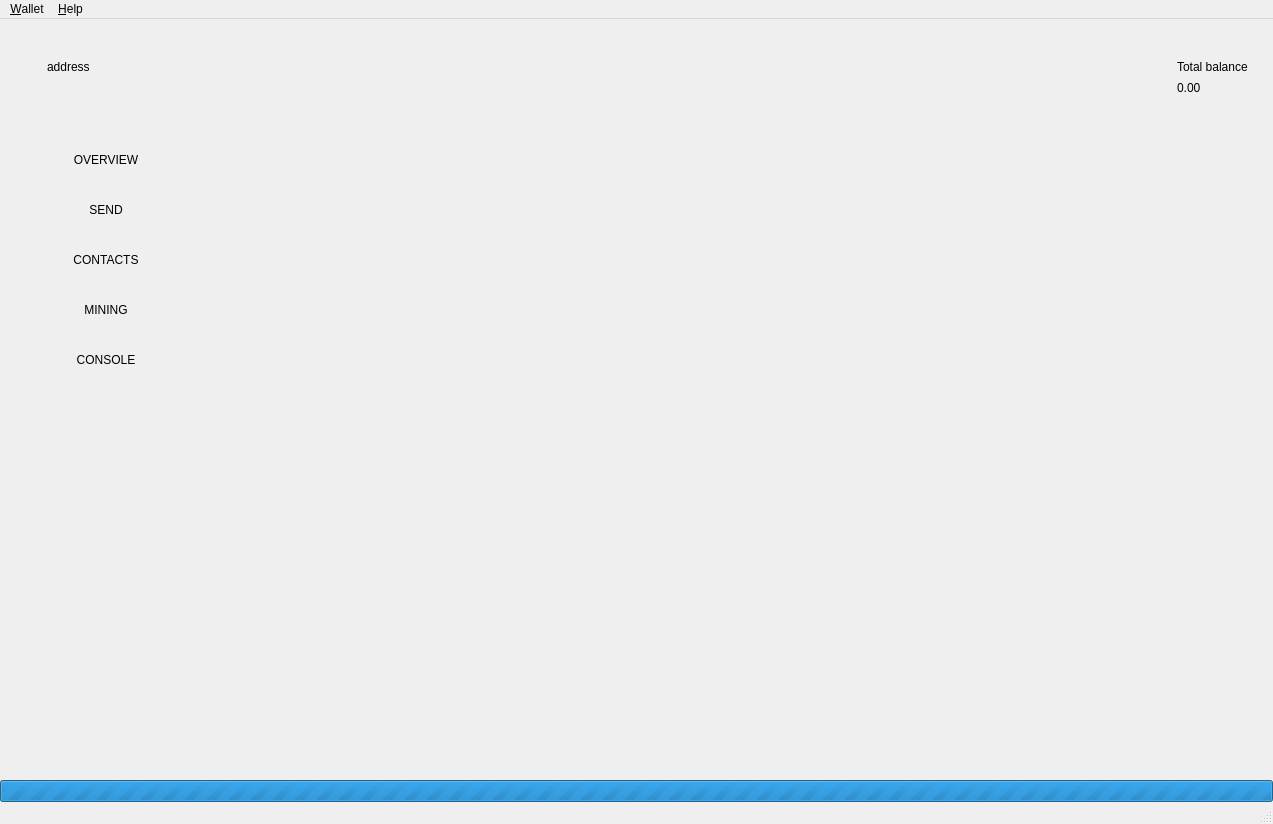
<?xml version="1.0" encoding="UTF-8"?>
<ui version="4.0">
 <class>MainWindow</class>
 <widget class="QMainWindow" name="MainWindow">
  <property name="geometry">
   <rect>
    <x>0</x>
    <y>0</y>
    <width>1273</width>
    <height>824</height>
   </rect>
  </property>
  <property name="sizePolicy">
   <sizepolicy hsizetype="Preferred" vsizetype="Preferred">
    <horstretch>0</horstretch>
    <verstretch>0</verstretch>
   </sizepolicy>
  </property>
  <property name="minimumSize">
   <size>
    <width>800</width>
    <height>540</height>
   </size>
  </property>
  <property name="maximumSize">
   <size>
    <width>16777215</width>
    <height>16777215</height>
   </size>
  </property>
  <property name="windowIcon">
   <iconset>
    <normaloff>:/images/vuecash</normaloff>:/images/vuecash</iconset>
  </property>
  <widget class="QWidget" name="centralwidget">
   <layout class="QVBoxLayout" name="verticalLayout_2">
    <property name="spacing">
     <number>0</number>
    </property>
    <property name="leftMargin">
     <number>0</number>
    </property>
    <property name="topMargin">
     <number>0</number>
    </property>
    <property name="rightMargin">
     <number>0</number>
    </property>
    <property name="bottomMargin">
     <number>0</number>
    </property>
    <item>
     <widget class="QFrame" name="m_headerFrame">
      <property name="minimumSize">
       <size>
        <width>0</width>
        <height>116</height>
       </size>
      </property>
      <property name="maximumSize">
       <size>
        <width>16777215</width>
        <height>116</height>
       </size>
      </property>
      <property name="frameShape">
       <enum>QFrame::NoFrame</enum>
      </property>
      <property name="frameShadow">
       <enum>QFrame::Raised</enum>
      </property>
      <layout class="QHBoxLayout" name="horizontalLayout_3">
       <property name="spacing">
        <number>0</number>
       </property>
       <property name="leftMargin">
        <number>0</number>
       </property>
       <property name="topMargin">
        <number>0</number>
       </property>
       <property name="rightMargin">
        <number>25</number>
       </property>
       <property name="bottomMargin">
        <number>0</number>
       </property>
       <item>
        <spacer name="horizontalSpacer_2">
         <property name="orientation">
          <enum>Qt::Horizontal</enum>
         </property>
         <property name="sizeType">
          <enum>QSizePolicy::Fixed</enum>
         </property>
         <property name="sizeHint" stdset="0">
          <size>
           <width>20</width>
           <height>20</height>
          </size>
         </property>
        </spacer>
       </item>
       <item>
        <widget class="QLabel" name="m_logoLabel">
         <property name="text">
          <string/>
         </property>
         <property name="pixmap">
          <pixmap resource="resources.qrc">:/icons/light/logo</pixmap>
         </property>
        </widget>
       </item>
       <item>
        <spacer name="horizontalSpacer_5">
         <property name="orientation">
          <enum>Qt::Horizontal</enum>
         </property>
         <property name="sizeType">
          <enum>QSizePolicy::Fixed</enum>
         </property>
         <property name="sizeHint" stdset="0">
          <size>
           <width>20</width>
           <height>20</height>
          </size>
         </property>
        </spacer>
       </item>
       <item>
        <widget class="QFrame" name="m_walletFrame">
         <property name="frameShape">
          <enum>QFrame::NoFrame</enum>
         </property>
         <property name="frameShadow">
          <enum>QFrame::Raised</enum>
         </property>
         <layout class="QVBoxLayout" name="verticalLayout_3">
          <property name="spacing">
           <number>5</number>
          </property>
          <property name="leftMargin">
           <number>0</number>
          </property>
          <property name="topMargin">
           <number>0</number>
          </property>
          <property name="rightMargin">
           <number>0</number>
          </property>
          <property name="bottomMargin">
           <number>0</number>
          </property>
          <item>
           <spacer name="verticalSpacer_3">
            <property name="orientation">
             <enum>Qt::Vertical</enum>
            </property>
            <property name="sizeType">
             <enum>QSizePolicy::Maximum</enum>
            </property>
            <property name="sizeHint" stdset="0">
             <size>
              <width>20</width>
              <height>40</height>
             </size>
            </property>
           </spacer>
          </item>
          <item>
           <layout class="QVBoxLayout" name="verticalLayout_5">
            <item>
             <widget class="QLabel" name="m_addressLabel">
              <property name="sizePolicy">
               <sizepolicy hsizetype="Preferred" vsizetype="Preferred">
                <horstretch>0</horstretch>
                <verstretch>0</verstretch>
               </sizepolicy>
              </property>
              <property name="cursor">
               <cursorShape>PointingHandCursor</cursorShape>
              </property>
              <property name="text">
               <string>address</string>
              </property>
              <property name="indent">
               <number>0</number>
              </property>
             </widget>
            </item>
            <item>
             <widget class="QLabel" name="label">
              <property name="text">
               <string/>
              </property>
             </widget>
            </item>
           </layout>
          </item>
          <item>
           <spacer name="verticalSpacer_2">
            <property name="orientation">
             <enum>Qt::Vertical</enum>
            </property>
            <property name="sizeType">
             <enum>QSizePolicy::Maximum</enum>
            </property>
            <property name="sizeHint" stdset="0">
             <size>
              <width>20</width>
              <height>40</height>
             </size>
            </property>
           </spacer>
          </item>
         </layout>
        </widget>
       </item>
       <item>
        <spacer name="horizontalSpacer_3">
         <property name="orientation">
          <enum>Qt::Horizontal</enum>
         </property>
         <property name="sizeType">
          <enum>QSizePolicy::Expanding</enum>
         </property>
         <property name="sizeHint" stdset="0">
          <size>
           <width>34</width>
           <height>20</height>
          </size>
         </property>
        </spacer>
       </item>
       <item>
        <spacer name="horizontalSpacer_8">
         <property name="orientation">
          <enum>Qt::Horizontal</enum>
         </property>
         <property name="sizeType">
          <enum>QSizePolicy::Fixed</enum>
         </property>
         <property name="sizeHint" stdset="0">
          <size>
           <width>34</width>
           <height>20</height>
          </size>
         </property>
        </spacer>
       </item>
       <item>
        <widget class="QLabel" name="m_balanceIconLabel">
         <property name="text">
          <string/>
         </property>
         <property name="pixmap">
          <pixmap resource="resources.qrc">:/icons/total_balance</pixmap>
         </property>
        </widget>
       </item>
       <item>
        <spacer name="horizontalSpacer">
         <property name="orientation">
          <enum>Qt::Horizontal</enum>
         </property>
         <property name="sizeType">
          <enum>QSizePolicy::Fixed</enum>
         </property>
         <property name="sizeHint" stdset="0">
          <size>
           <width>5</width>
           <height>20</height>
          </size>
         </property>
        </spacer>
       </item>
       <item>
        <layout class="QVBoxLayout" name="verticalLayout_6">
         <property name="spacing">
          <number>5</number>
         </property>
         <item>
          <spacer name="verticalSpacer_4">
           <property name="orientation">
            <enum>Qt::Vertical</enum>
           </property>
           <property name="sizeType">
            <enum>QSizePolicy::Maximum</enum>
           </property>
           <property name="sizeHint" stdset="0">
            <size>
             <width>20</width>
             <height>40</height>
            </size>
           </property>
          </spacer>
         </item>
         <item>
          <layout class="QVBoxLayout" name="verticalLayout_4">
           <item>
            <widget class="QLabel" name="m_balanceTextLabel">
             <property name="text">
              <string>Total balance</string>
             </property>
            </widget>
           </item>
           <item>
            <widget class="QLabel" name="m_balanceLabel">
             <property name="cursor">
              <cursorShape>PointingHandCursor</cursorShape>
             </property>
             <property name="toolTip">
              <string>Click to copy</string>
             </property>
             <property name="text">
              <string>0.00</string>
             </property>
            </widget>
           </item>
          </layout>
         </item>
         <item>
          <spacer name="verticalSpacer_5">
           <property name="orientation">
            <enum>Qt::Vertical</enum>
           </property>
           <property name="sizeType">
            <enum>QSizePolicy::Maximum</enum>
           </property>
           <property name="sizeHint" stdset="0">
            <size>
             <width>20</width>
             <height>40</height>
            </size>
           </property>
          </spacer>
         </item>
        </layout>
       </item>
       <item>
        <layout class="QVBoxLayout" name="verticalLayout_7"/>
       </item>
      </layout>
     </widget>
    </item>
    <item>
     <layout class="QHBoxLayout" name="horizontalLayout" stretch="0,0,0,0,0,0">
      <property name="spacing">
       <number>0</number>
      </property>
      <item>
       <widget class="QFrame" name="m_toolFrame">
        <property name="frameShape">
         <enum>QFrame::NoFrame</enum>
        </property>
        <property name="frameShadow">
         <enum>QFrame::Plain</enum>
        </property>
        <property name="lineWidth">
         <number>0</number>
        </property>
        <layout class="QVBoxLayout" name="verticalLayout">
         <property name="spacing">
          <number>0</number>
         </property>
         <property name="leftMargin">
          <number>0</number>
         </property>
         <property name="topMargin">
          <number>0</number>
         </property>
         <property name="rightMargin">
          <number>0</number>
         </property>
         <property name="bottomMargin">
          <number>0</number>
         </property>
         <item>
          <widget class="QPushButton" name="m_overviewButton">
           <property name="sizePolicy">
            <sizepolicy hsizetype="Minimum" vsizetype="Fixed">
             <horstretch>0</horstretch>
             <verstretch>0</verstretch>
            </sizepolicy>
           </property>
           <property name="minimumSize">
            <size>
             <width>90</width>
             <height>50</height>
            </size>
           </property>
           <property name="maximumSize">
            <size>
             <width>16777215</width>
             <height>50</height>
            </size>
           </property>
           <property name="focusPolicy">
            <enum>Qt::NoFocus</enum>
           </property>
           <property name="text">
            <string>OVERVIEW</string>
           </property>
           <property name="checkable">
            <bool>true</bool>
           </property>
           <property name="flat">
            <bool>true</bool>
           </property>
           <attribute name="buttonGroup">
            <string notr="true">m_toolButtonGroup</string>
           </attribute>
          </widget>
         </item>
         <item>
          <widget class="QPushButton" name="m_sendButton">
           <property name="sizePolicy">
            <sizepolicy hsizetype="Minimum" vsizetype="Fixed">
             <horstretch>0</horstretch>
             <verstretch>0</verstretch>
            </sizepolicy>
           </property>
           <property name="minimumSize">
            <size>
             <width>90</width>
             <height>50</height>
            </size>
           </property>
           <property name="maximumSize">
            <size>
             <width>16777215</width>
             <height>50</height>
            </size>
           </property>
           <property name="focusPolicy">
            <enum>Qt::NoFocus</enum>
           </property>
           <property name="text">
            <string>SEND</string>
           </property>
           <property name="checkable">
            <bool>true</bool>
           </property>
           <property name="flat">
            <bool>true</bool>
           </property>
           <attribute name="buttonGroup">
            <string notr="true">m_toolButtonGroup</string>
           </attribute>
          </widget>
         </item>
         <item>
          <widget class="QPushButton" name="m_addressBookButton">
           <property name="enabled">
            <bool>true</bool>
           </property>
           <property name="sizePolicy">
            <sizepolicy hsizetype="Minimum" vsizetype="Fixed">
             <horstretch>0</horstretch>
             <verstretch>0</verstretch>
            </sizepolicy>
           </property>
           <property name="minimumSize">
            <size>
             <width>90</width>
             <height>50</height>
            </size>
           </property>
           <property name="maximumSize">
            <size>
             <width>16777215</width>
             <height>50</height>
            </size>
           </property>
           <property name="focusPolicy">
            <enum>Qt::NoFocus</enum>
           </property>
           <property name="text">
            <string>CONTACTS</string>
           </property>
           <property name="checkable">
            <bool>true</bool>
           </property>
           <property name="flat">
            <bool>true</bool>
           </property>
           <attribute name="buttonGroup">
            <string notr="true">m_toolButtonGroup</string>
           </attribute>
          </widget>
         </item>
         <item>
          <widget class="QPushButton" name="m_miningButton">
           <property name="enabled">
            <bool>true</bool>
           </property>
           <property name="sizePolicy">
            <sizepolicy hsizetype="Minimum" vsizetype="Fixed">
             <horstretch>0</horstretch>
             <verstretch>0</verstretch>
            </sizepolicy>
           </property>
           <property name="minimumSize">
            <size>
             <width>90</width>
             <height>50</height>
            </size>
           </property>
           <property name="maximumSize">
            <size>
             <width>16777215</width>
             <height>50</height>
            </size>
           </property>
           <property name="focusPolicy">
            <enum>Qt::NoFocus</enum>
           </property>
           <property name="text">
            <string>MINING</string>
           </property>
           <property name="checkable">
            <bool>true</bool>
           </property>
           <property name="flat">
            <bool>true</bool>
           </property>
           <attribute name="buttonGroup">
            <string notr="true">m_toolButtonGroup</string>
           </attribute>
          </widget>
         </item>
         <item>
          <widget class="QPushButton" name="m_logButton">
           <property name="enabled">
            <bool>true</bool>
           </property>
           <property name="sizePolicy">
            <sizepolicy hsizetype="Minimum" vsizetype="Fixed">
             <horstretch>0</horstretch>
             <verstretch>0</verstretch>
            </sizepolicy>
           </property>
           <property name="minimumSize">
            <size>
             <width>90</width>
             <height>50</height>
            </size>
           </property>
           <property name="maximumSize">
            <size>
             <width>16777215</width>
             <height>50</height>
            </size>
           </property>
           <property name="focusPolicy">
            <enum>Qt::NoFocus</enum>
           </property>
           <property name="text">
            <string>CONSOLE</string>
           </property>
           <property name="checkable">
            <bool>true</bool>
           </property>
           <property name="flat">
            <bool>true</bool>
           </property>
           <attribute name="buttonGroup">
            <string notr="true">m_toolButtonGroup</string>
           </attribute>
          </widget>
         </item>
         <item>
          <spacer name="verticalSpacer">
           <property name="orientation">
            <enum>Qt::Vertical</enum>
           </property>
           <property name="sizeType">
            <enum>QSizePolicy::Expanding</enum>
           </property>
           <property name="sizeHint" stdset="0">
            <size>
             <width>20</width>
             <height>225</height>
            </size>
           </property>
          </spacer>
         </item>
        </layout>
       </widget>
      </item>
      <item>
       <widget class="WalletGUI::OverviewFrame" name="m_overviewFrame">
        <property name="frameShape">
         <enum>QFrame::NoFrame</enum>
        </property>
        <property name="frameShadow">
         <enum>QFrame::Raised</enum>
        </property>
       </widget>
      </item>
      <item>
       <widget class="WalletGUI::SendFrame" name="m_sendFrame">
        <property name="frameShape">
         <enum>QFrame::NoFrame</enum>
        </property>
        <property name="frameShadow">
         <enum>QFrame::Raised</enum>
        </property>
       </widget>
      </item>
      <item>
       <widget class="WalletGUI::MiningFrame" name="m_miningFrame">
        <property name="frameShape">
         <enum>QFrame::NoFrame</enum>
        </property>
        <property name="frameShadow">
         <enum>QFrame::Raised</enum>
        </property>
       </widget>
      </item>
      <item>
       <widget class="WalletGUI::AddressBookFrame" name="m_addressBookFrame">
        <property name="frameShape">
         <enum>QFrame::NoFrame</enum>
        </property>
        <property name="frameShadow">
         <enum>QFrame::Raised</enum>
        </property>
       </widget>
      </item>
      <item>
       <widget class="WalletGUI::LogFrame" name="m_logFrame">
        <property name="frameShape">
         <enum>QFrame::NoFrame</enum>
        </property>
        <property name="frameShadow">
         <enum>QFrame::Raised</enum>
        </property>
       </widget>
      </item>
     </layout>
    </item>
    <item>
     <widget class="WalletGUI::WalletProgressBar" name="m_syncProgress">
      <property name="maximum">
       <number>0</number>
      </property>
      <property name="value">
       <number>0</number>
      </property>
      <property name="textVisible">
       <bool>false</bool>
      </property>
     </widget>
    </item>
   </layout>
  </widget>
  <widget class="QMenuBar" name="menubar">
   <property name="geometry">
    <rect>
     <x>0</x>
     <y>0</y>
     <width>1273</width>
     <height>23</height>
    </rect>
   </property>
   <widget class="QMenu" name="menuFile">
    <property name="title">
     <string>&amp;Wallet</string>
    </property>
    <addaction name="m_createWalletAction"/>
    <addaction name="m_importKeysAction"/>
    <addaction name="m_openWalletAction"/>
    <addaction name="m_remoteWalletAction"/>
    <addaction name="m_changePasswordAction"/>
    <addaction name="m_openDataFolderAction"/>
    <addaction name="separator"/>
    <addaction name="m_exitAction"/>
   </widget>
   <widget class="QMenu" name="menuHelp">
    <property name="title">
     <string>&amp;Help</string>
    </property>
    <addaction name="m_communityForumAction"/>
    <addaction name="m_aboutVuecashAction"/>
    <addaction name="m_aboutQtAction"/>
   </widget>
   <addaction name="menuFile"/>
   <addaction name="menuHelp"/>
  </widget>
  <widget class="WalletGUI::WalletStatusBar" name="statusBar"/>
  <action name="m_exitAction">
   <property name="checkable">
    <bool>false</bool>
   </property>
   <property name="enabled">
    <bool>true</bool>
   </property>
   <property name="text">
    <string>E&amp;xit</string>
   </property>
   <property name="shortcut">
    <string>Ctrl+Q</string>
   </property>
  </action>
  <action name="m_createWalletAction">
   <property name="enabled">
    <bool>true</bool>
   </property>
   <property name="text">
    <string>&amp;Create new wallet</string>
   </property>
  </action>
  <action name="m_openWalletAction">
   <property name="enabled">
    <bool>true</bool>
   </property>
   <property name="text">
    <string>&amp;Open wallet</string>
   </property>
  </action>
  <action name="m_aboutVuecashAction">
   <property name="enabled">
    <bool>true</bool>
   </property>
   <property name="text">
    <string>&amp;About Vuecash</string>
   </property>
  </action>
  <action name="m_aboutQtAction">
   <property name="enabled">
    <bool>true</bool>
   </property>
   <property name="text">
    <string>About &amp;Qt</string>
   </property>
  </action>
  <action name="m_remoteWalletAction">
   <property name="enabled">
    <bool>true</bool>
   </property>
   <property name="text">
    <string>Connect to &amp;remote daemon</string>
   </property>
  </action>
  <action name="m_communityForumAction">
   <property name="text">
    <string>&amp;Official site</string>
   </property>
  </action>
  <action name="m_encryptWalletAction">
   <property name="text">
    <string>&amp;Encrypt wallet</string>
   </property>
  </action>
  <action name="m_changePasswordAction">
   <property name="text">
    <string>C&amp;hange password</string>
   </property>
  </action>
  <action name="m_openDataFolderAction">
   <property name="text">
    <string>Open data &amp;folder</string>
   </property>
  </action>
  <action name="m_importKeysAction">
   <property name="text">
    <string>Create wallet from keys</string>
   </property>
  </action>
 </widget>
 <customwidgets>
  <customwidget>
   <class>WalletGUI::OverviewFrame</class>
   <extends>QFrame</extends>
   <header>overviewframe.h</header>
   <container>1</container>
   <slots>
    <signal>copiedToClipboardSignal()</signal>
   </slots>
  </customwidget>
  <customwidget>
   <class>WalletGUI::WalletStatusBar</class>
   <extends>QStatusBar</extends>
   <header>statusbar.h</header>
  </customwidget>
  <customwidget>
   <class>WalletGUI::SendFrame</class>
   <extends>QFrame</extends>
   <header>sendframe.h</header>
   <container>1</container>
  </customwidget>
  <customwidget>
   <class>WalletGUI::MiningFrame</class>
   <extends>QFrame</extends>
   <header>MiningFrame.h</header>
   <container>1</container>
  </customwidget>
  <customwidget>
   <class>WalletGUI::WalletProgressBar</class>
   <extends>QProgressBar</extends>
   <header>progressbar.h</header>
  </customwidget>
  <customwidget>
   <class>WalletGUI::AddressBookFrame</class>
   <extends>QFrame</extends>
   <header>addressbookframe.h</header>
   <container>1</container>
  </customwidget>
  <customwidget>
   <class>WalletGUI::LogFrame</class>
   <extends>QFrame</extends>
   <header>logframe.h</header>
   <container>1</container>
  </customwidget>
 </customwidgets>
 <resources>
  <include location="resources.qrc"/>
 </resources>
 <connections>
  <connection>
   <sender>m_createWalletAction</sender>
   <signal>triggered()</signal>
   <receiver>MainWindow</receiver>
   <slot>createWallet()</slot>
   <hints>
    <hint type="sourcelabel">
     <x>-1</x>
     <y>-1</y>
    </hint>
    <hint type="destinationlabel">
     <x>449</x>
     <y>299</y>
    </hint>
   </hints>
  </connection>
  <connection>
   <sender>m_aboutQtAction</sender>
   <signal>triggered()</signal>
   <receiver>MainWindow</receiver>
   <slot>aboutQt()</slot>
   <hints>
    <hint type="sourcelabel">
     <x>-1</x>
     <y>-1</y>
    </hint>
    <hint type="destinationlabel">
     <x>449</x>
     <y>299</y>
    </hint>
   </hints>
  </connection>
  <connection>
   <sender>m_aboutVuecashAction</sender>
   <signal>triggered()</signal>
   <receiver>MainWindow</receiver>
   <slot>about()</slot>
   <hints>
    <hint type="sourcelabel">
     <x>-1</x>
     <y>-1</y>
    </hint>
    <hint type="destinationlabel">
     <x>459</x>
     <y>299</y>
    </hint>
   </hints>
  </connection>
  <connection>
   <sender>m_overviewButton</sender>
   <signal>toggled(bool)</signal>
   <receiver>m_overviewFrame</receiver>
   <slot>setVisible(bool)</slot>
   <hints>
    <hint type="sourcelabel">
     <x>105</x>
     <y>154</y>
    </hint>
    <hint type="destinationlabel">
     <x>634</x>
     <y>588</y>
    </hint>
   </hints>
  </connection>
  <connection>
   <sender>m_sendButton</sender>
   <signal>toggled(bool)</signal>
   <receiver>m_sendFrame</receiver>
   <slot>setVisible(bool)</slot>
   <hints>
    <hint type="sourcelabel">
     <x>212</x>
     <y>178</y>
    </hint>
    <hint type="destinationlabel">
     <x>953</x>
     <y>596</y>
    </hint>
   </hints>
  </connection>
  <connection>
   <sender>m_miningButton</sender>
   <signal>toggled(bool)</signal>
   <receiver>m_miningFrame</receiver>
   <slot>setVisible(bool)</slot>
   <hints>
    <hint type="sourcelabel">
     <x>159</x>
     <y>282</y>
    </hint>
    <hint type="destinationlabel">
     <x>1112</x>
     <y>456</y>
    </hint>
   </hints>
  </connection>
  <connection>
   <sender>m_addressBookButton</sender>
   <signal>toggled(bool)</signal>
   <receiver>m_addressBookFrame</receiver>
   <slot>setVisible(bool)</slot>
   <hints>
    <hint type="sourcelabel">
     <x>159</x>
     <y>230</y>
    </hint>
    <hint type="destinationlabel">
     <x>1144</x>
     <y>456</y>
    </hint>
   </hints>
  </connection>
  <connection>
   <sender>m_changePasswordAction</sender>
   <signal>triggered()</signal>
   <receiver>MainWindow</receiver>
   <slot>encryptWallet()</slot>
   <hints>
    <hint type="sourcelabel">
     <x>-1</x>
     <y>-1</y>
    </hint>
    <hint type="destinationlabel">
     <x>636</x>
     <y>411</y>
    </hint>
   </hints>
  </connection>
  <connection>
   <sender>m_openWalletAction</sender>
   <signal>triggered()</signal>
   <receiver>MainWindow</receiver>
   <slot>openWallet()</slot>
   <hints>
    <hint type="sourcelabel">
     <x>-1</x>
     <y>-1</y>
    </hint>
    <hint type="destinationlabel">
     <x>636</x>
     <y>411</y>
    </hint>
   </hints>
  </connection>
  <connection>
   <sender>m_remoteWalletAction</sender>
   <signal>triggered()</signal>
   <receiver>MainWindow</receiver>
   <slot>remoteWallet()</slot>
   <hints>
    <hint type="sourcelabel">
     <x>-1</x>
     <y>-1</y>
    </hint>
    <hint type="destinationlabel">
     <x>636</x>
     <y>411</y>
    </hint>
   </hints>
  </connection>
  <connection>
   <sender>m_communityForumAction</sender>
   <signal>triggered()</signal>
   <receiver>MainWindow</receiver>
   <slot>communityForumTriggered()</slot>
   <hints>
    <hint type="sourcelabel">
     <x>-1</x>
     <y>-1</y>
    </hint>
    <hint type="destinationlabel">
     <x>636</x>
     <y>411</y>
    </hint>
   </hints>
  </connection>
  <connection>
   <sender>m_overviewFrame</sender>
   <signal>copiedToClipboardSignal()</signal>
   <receiver>MainWindow</receiver>
   <slot>copiedToClipboard()</slot>
   <hints>
    <hint type="sourcelabel">
     <x>381</x>
     <y>456</y>
    </hint>
    <hint type="destinationlabel">
     <x>636</x>
     <y>411</y>
    </hint>
   </hints>
  </connection>
  <connection>
   <sender>m_openDataFolderAction</sender>
   <signal>triggered()</signal>
   <receiver>MainWindow</receiver>
   <slot>openDataFolder()</slot>
   <hints>
    <hint type="sourcelabel">
     <x>-1</x>
     <y>-1</y>
    </hint>
    <hint type="destinationlabel">
     <x>636</x>
     <y>411</y>
    </hint>
   </hints>
  </connection>
  <connection>
   <sender>m_logButton</sender>
   <signal>toggled(bool)</signal>
   <receiver>m_logFrame</receiver>
   <slot>setVisible(bool)</slot>
   <hints>
    <hint type="sourcelabel">
     <x>106</x>
     <y>397</y>
    </hint>
    <hint type="destinationlabel">
     <x>1165</x>
     <y>456</y>
    </hint>
   </hints>
  </connection>
  <connection>
   <sender>m_importKeysAction</sender>
   <signal>triggered()</signal>
   <receiver>MainWindow</receiver>
   <slot>importKeys()</slot>
   <hints>
    <hint type="sourcelabel">
     <x>-1</x>
     <y>-1</y>
    </hint>
    <hint type="destinationlabel">
     <x>636</x>
     <y>411</y>
    </hint>
   </hints>
  </connection>
 </connections>
 <slots>
  <slot>aboutQt()</slot>
  <slot>showLog()</slot>
  <slot>about()</slot>
  <slot>copyAddress()</slot>
  <slot>setStartOnLoginEnabled(bool)</slot>
  <slot>setMinimizeToTrayEnabled(bool)</slot>
  <slot>setCloseToTrayEnabled(bool)</slot>
  <slot>communityForumTriggered()</slot>
  <slot>showConsole()</slot>
  <slot>encryptWallet()</slot>
  <slot>openWallet()</slot>
  <slot>createWallet()</slot>
  <slot>remoteWallet()</slot>
  <slot>copiedToClipboard()</slot>
  <slot>openDataFolder()</slot>
  <slot>importKeys()</slot>
 </slots>
 <buttongroups>
  <buttongroup name="m_toolButtonGroup">
   <property name="exclusive">
    <bool>true</bool>
   </property>
  </buttongroup>
 </buttongroups>
</ui>
